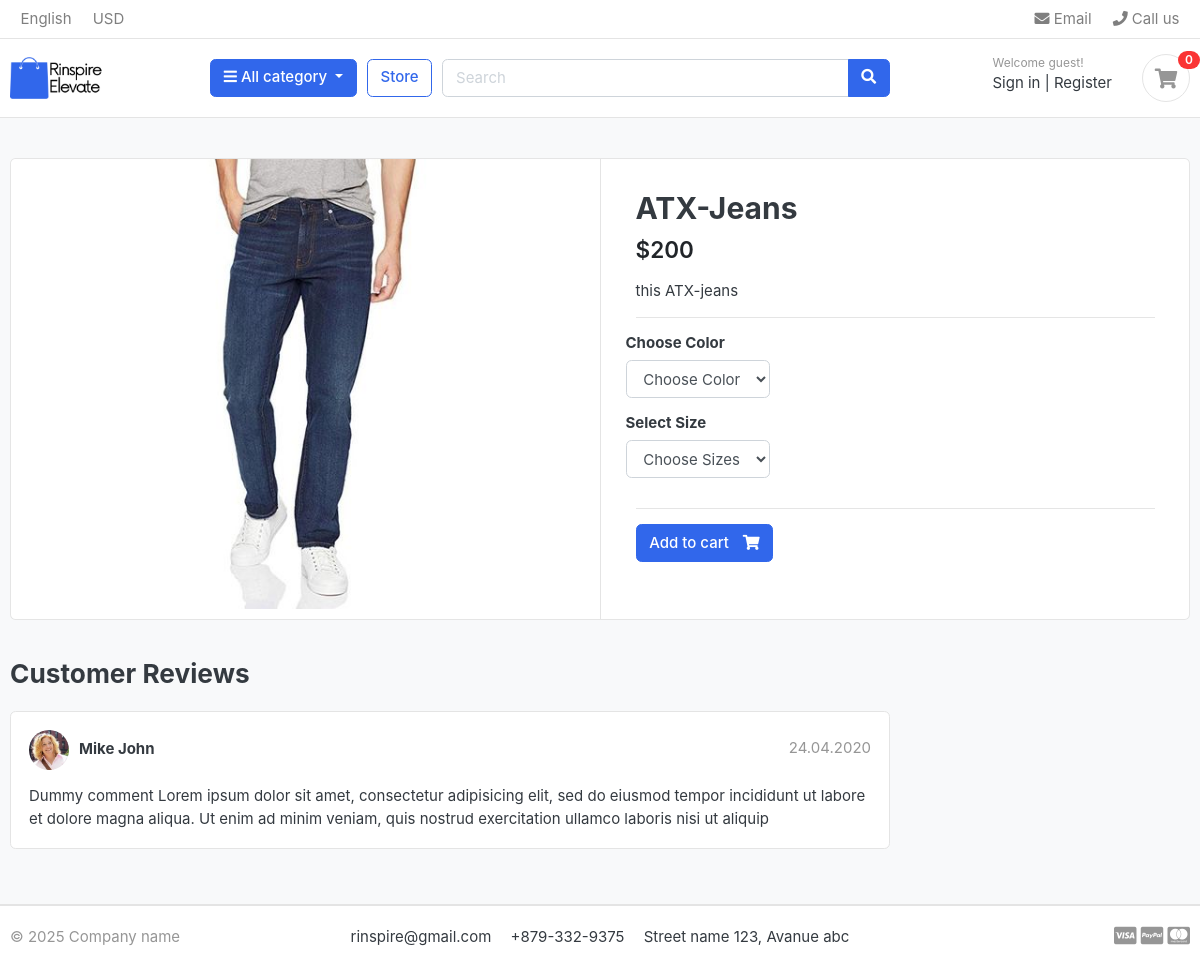
/store/category/jeans/atx-jeans/, run on the app's committed database.
### store/models.py (models this page shows, shortened)
class Product(models.Model):
    product_name =models.CharField(max_length=200,unique=True)
    slug    = models.SlugField(max_length=200,unique=True)
    product_description = models.TextField(max_length=500,blank=True)
    price  =models.IntegerField()
    pro_image = models.ImageField(upload_to='photos/products',blank=True)
    stock =models.IntegerField()
    is_available = models.BooleanField(default=True)
    category = models.ForeignKey(Category,on_delete=models.CASCADE)
    created_date = models.DateTimeField(auto_now_add=True)
    modified_data =models.DateTimeField(auto_now=True)

### store/views.py (the view)
# urls.py: path("category/<slug:category_slug>/<slug:product_slug>/",views.product_detail,name='product_detail'),
def product_detail(request,category_slug,product_slug):
    try:
        single_product = Product.objects.get(category__slug=category_slug,slug=product_slug)
        in_cart = CartItem.objects.filter(cart__cart_id = _cart_id(request),product = single_product).exists()
    except Exception as e:
        raise e
    context={
        'single_product':single_product,
        'in_cart':in_cart,
    }
    return render(request,"store/product_detail.html",context)

### cart/context_processors.py (called while the page is built)
def counter(request):
    cart_count = 0
    if 'admin' in request.path:
        return {}
    else:
        try:
            cart =Cart.objects.filter(cart_id = _cart_id(request))
            cart_items = CartItem.objects.all().filter(cart = cart[:1])
            for cart_item in cart_items:
                cart_count +=  cart_item.quantity
        except Cart.DoesNotExist:
            cart_item = 0
    return dict(cart_count = cart_count)

### cart/views.py (called while the page is built)
def _cart_id(request):
    cart = request.session.session_key
    if not cart:
        cart = request.session.create()
    return cart

### category/context_processors.py (called while the page is built)
def menu_links(request):
    links = Category.objects.all()
    return dict(links=links)

### category/models.py (called while the page is built)
    def get_url(self):
        return reverse('product_by_category', args=[self.slug])

### store/models.py (called while the page is built)
    def colors(self):
        return super(VariationManager, self).filter(variation_category='color', is_active=True)

    def sizes(self):
        return super(VariationManager, self).filter(variation_category='size', is_active=True)

### template/store/product_detail.html (shortened to what this page needs)
{% extends 'base.html'%}
{%block content%}
<section class="section-content padding-y bg">
<div class="container">
<div class="card">
	<div class="row no-gutters">
		<aside class="col-md-6">
<article class="gallery-wrap">
	<div class="img-big-wrap">
	   <a href="#">{%if single_product.pro_image%}
        <img src="{{single_product.pro_image.url}}">
        {%else%}
        <p>image</p>
        {%endif%}</a>
	</div>
</article>
		</aside>
		<main class="col-md-6 border-left">
	<form method="post" action="{% url 'add_cart' single_product.id %}">
<article class="content-body">
<h2 class="title">{{single_product.product_name}}</h2>
<div class="mb-3">
	<var class="price h4">${{single_product.price}}</var>
</div>
<p>{{single_product.product_description}}</p>
<hr>
	<div class="row">
		<div class="item-option-select">
			<h6>Choose Color</h6>
			<select name="color" class="form-control" required>
				<option value="" disabled selected>Choose Color</option>
			</select>
		</div>
	</div>
	<div class="row">
		<div class="item-option-select">
			<h6>Select Size</h6>
			<select name="size" class="form-control" required>
				<option value="" disabled selected>Choose Sizes</option>
			</select>
		</div>
	</div>
	<hr>
	{% if single_product.stock == 0 %}
	<h5 class="text-danger">Out Of Stock</h5>
	{% else %}
		<button type="submit" class="btn  btn-primary"> <span class="text">Add to cart</span> <i class="fas fa-shopping-cart"></i>  </button>
	{% endif %}
</form>
		</main>
	</div>
</div>
<br>
<div class="row">
			<div class="col-md-9">
	<header class="section-heading">
		<h3>Customer Reviews </h3>
	</header>
	<article class="box mb-3">
		<div class="icontext w-100">
			<img src="/static/images/avatars/avatar1.jpg" class="img-xs icon rounded-circle">
			<div class="text">
				<span class="date text-muted float-md-right">24.04.2020 </span>
				<h6 class="mb-1">Mike John </h6>
			</div>
		</div>
		<div class="mt-3">
			<p>
				Dummy comment Lorem ipsum dolor sit amet, consectetur adipisicing elit, sed do eiusmod
				tempor incididunt ut labore et dolore magna aliqua. Ut enim ad minim veniam,
				quis nostrud exercitation ullamco laboris nisi ut aliquip
			</p>
		</div>
	</article>
	</div>
</div>
</div>
</section>
{%endblock%}

### static/css/ui.css (style rules this page uses)
html { font-family: "Inter", sans-serif; font-size: 15px; }
.content-body { flex: 1 1 auto; padding: 2rem 2.3rem; }
.img-xs, .img-sm, .img-md, .img-lg { -o-object-fit: cover; object-fit: cover; flex-shrink: 0; flex-grow: 0; }
.img-xs { width: 40px; height: 40px; }
.padding-y { padding-top: 40px; padding-bottom: 40px; }
var { font-style: normal; }
article:after, .form-group:after { display: block; clear: both; content: ""; }
.bg { background-color: #f8f9fa; }
.section-heading { margin-bottom: 20px; margin-top: 15px; }
p:last-child { margin-bottom: 0; }
.btn .text + i { margin-left: 10px; }
.icontext { display: inline-flex; align-items: center; vertical-align: middle; }
.icontext .text { width: 100%; line-height: 1.2; }
.icontext .icon { position: relative; margin-right: 10px; flex-shrink: 0; flex-grow: 0; }
.price { font-weight: 600; color: #212529; }
.box { padding: 18px; background: #fff; border-radius: 0.37rem; border: 1px solid #e4e4e4; }
.box img { max-width: 100%; }
.gallery-wrap .img-big-wrap { margin-bottom: 10px; border-radius: 0.37rem; overflow: hidden; background-color: #fff; }
.gallery-wrap .img-big-wrap a { text-align: center; display: block; }
.gallery-wrap .img-big-wrap img { height: 450px; width: auto; display: inline-block; }
.item-option-select { margin-bottom: 1rem; display: inline-block; margin-right: 15px; }

### data on the page
Product: pro_image (picture), product_name "ATX-Jeans", price "200", product_description "this ATX-jeans"

### other printed values
{{ cart_count }} "0"
